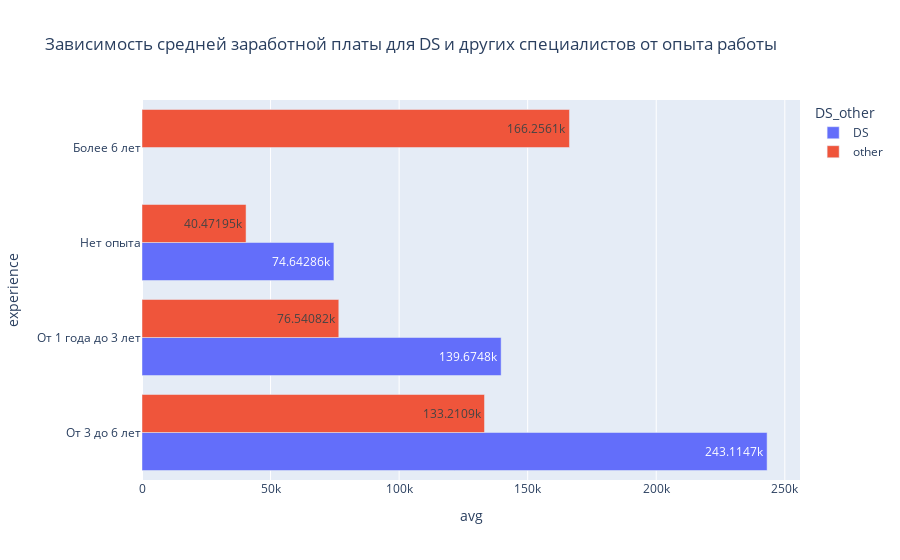

The code cell stored with this chart in its notebook:
### Markdown cell above
Построим для наглядности многоуровневую столбчатую диаграмму, сравнивающую среднюю заработную плату вакансий для DS со средней заработной платой из вакансий для других специалитов.

### Code cell
# Готовим данные для графика: добавляем в датасеты со средней заработной платой столбец 'DS_other', 
# чтобы отметить, где вакансия для датасайентистов, а где - для других специалистов.

avg_salaries['DS_other'] = 'DS'
other_avg_salaries['DS_other'] = 'other'

# Объединяем эти два датафрейма с помощью встроенной функции Pandas concat()
df = pd.concat([avg_salaries, other_avg_salaries])


# Строим на основе полученной таблицы df многоуровневую столбчатую диаграмму с помощью Plotly Express.
fig = px.bar(
    data_frame=df,    
    x='avg',
    y='experience',
    color='DS_other',
    barmode='group',
    text_auto=True,
    title='Зависимость средней заработной платы для DS и других специалистов от опыта работы'
)
fig.show()

### Figure 1 — Plotly figure (JSON) as saved in the notebook; plotly's stock layout.template omitted (floating-point values rounded to 4 significant figures)
{"data": [{"alignmentgroup": "True", "hovertemplate": "DS_other=DS<br>avg=%{x}<br>experience=%{y}<extra></extra>", "legendgroup": "DS", "marker": {"color": "#636efa", "pattern": {"shape": ""}}, "name": "DS", "offsetgroup": "DS", "orientation": "h", "showlegend": true, "textposition": "auto", "texttemplate": "%{x}", "type": "bar", "x": [243100.0, 139700.0, 74640.0], "xaxis": "x", "y": ["От 3 до 6 лет", "От 1 года до 3 лет", "Нет опыта"], "yaxis": "y"}, {"alignmentgroup": "True", "hovertemplate": "DS_other=other<br>avg=%{x}<br>experience=%{y}<extra></extra>", "legendgroup": "other", "marker": {"color": "#EF553B", "pattern": {"shape": ""}}, "name": "other", "offsetgroup": "other", "orientation": "h", "showlegend": true, "textposition": "auto", "texttemplate": "%{x}", "type": "bar", "x": [133200.0, 76540.0, 166300.0, 40470.0], "xaxis": "x", "y": ["От 3 до 6 лет", "От 1 года до 3 лет", "Более 6 лет", "Нет опыта"], "yaxis": "y"}], "layout": {"barmode": "group", "legend": {"title": {"text": "DS_other"}, "tracegroupgap": 0}, "title": {"text": "Зависимость средней заработной платы для DS и других специалистов от опыта работы"}, "xaxis": {"anchor": "y", "domain": [0, 1], "title": {"text": "avg"}}, "yaxis": {"anchor": "x", "domain": [0, 1], "title": {"text": "experience"}}}}
